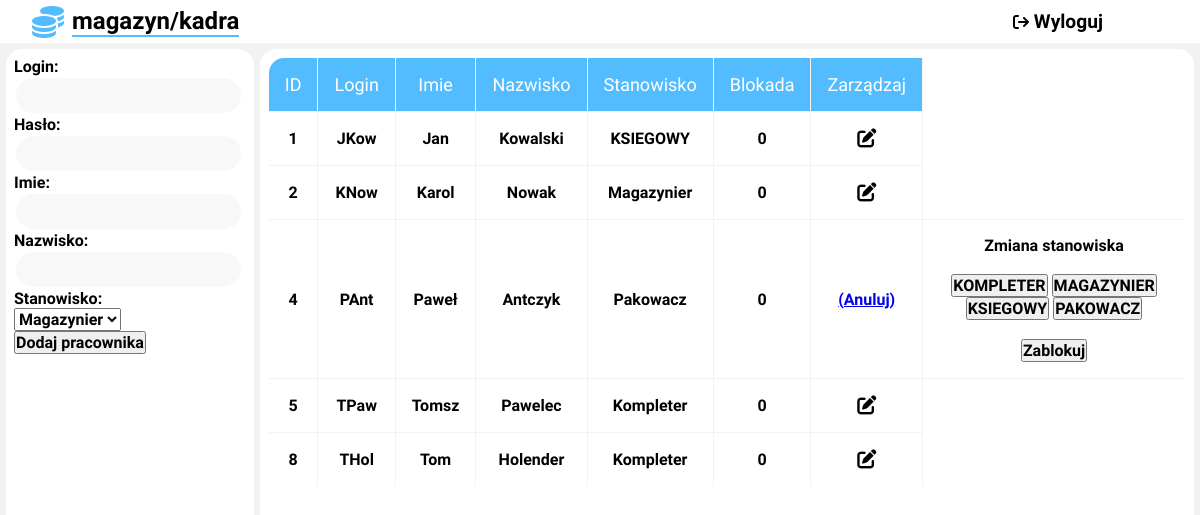
Page /mag/kadra.php?edit=4 on the committed database.
### tables this page shows
CREATE TABLE `pracownik` (
  `ID_PRACOWNIKA` int(11) NOT NULL,
  `IMIE` varchar(30) NOT NULL,
  `NAZWISKO` varchar(50) NOT NULL,
  `STANOWISKO` varchar(20) NOT NULL,
  `DATA_ZATRUDNIENIA` date NOT NULL,
  `HASLO` varchar(30) NOT NULL,
  `LOGIN` varchar(30) NOT NULL,
  `BLOKADA` tinyint(1) NOT NULL
);

### mag/kadra.php (the view, shortened to what this page needs)
<!DOCTYPE HTML>
<html>
<head>
	<link rel="stylesheet" type="text/css" href="style_kadra.css">
	<link rel="stylesheet" href="https://cdnjs.cloudflare.com/ajax/libs/font-awesome/6.1.0/css/all.min.css"/>
</head>
<body>
<div class="container">
<?php
$conn = mysqli_connect("localhost", "root", "", "magazyn");
mysqli_query($conn, 'SET NAMES utf8');
mysqli_query($conn, 'SET CHARACTER SET utf8');
mysqli_query($conn, "SET collation_connection = utf8_polish_ci");
?>
<div class="nav">
			<div class="logo">
				<i class="fa-solid fa-coins"></i>
				<h2>magazyn/kadra</h2>
			</div>
	<div class="nav_panel">
	<form action="klient.php" method="post">
			<button type="submit"><i class="fa-solid fa-arrow-right-from-bracket"></i> Wyloguj </button>
		</form>
	</div>
</div>
<div class="dodawanie">
	<form action="kadra-dodaj.php" method="post">
			Login:
			<br>
			<input type="text" name="login" required>
			<br>
			Hasło:
			<br>
			<input type="password" name="haslo"	required>
			<br>
			Imie:
			<br>
			<input type="text" name="imie" required>
			<br>
			Nazwisko:
			<br>
			<input type="text" name="nazwisko" required>
			<br>
			Stanowisko:
			<br>
			<select name="stanowisko" required>
			<option>Magazynier</option>
			</select>
			<button type="submit" value="Dodaj pracownika">Dodaj pracownika</button>
	</form>
</div>
<div class="panel">
	<table class="tab">
	<tr>
	<td><b>ID</b></td>
	<td><b>Login</b></td>
	<td><b>Imie</b></td>
	<td><b>Nazwisko</b></td>
	<td><b>Stanowisko</b></td>
	<td><b>Blokada</b></td>
	<td><b>Zarządzaj</b></td>
	</tr>
	<?php
		$result = mysqli_query($conn, "SELECT * FROM PRACOWNIK where STANOWISKO != 'Administrator'");
		while($row = mysqli_fetch_assoc($result))
		{
			$stan=$row['STANOWISKO'];
			$idu=$row['ID_PRACOWNIKA'];
			$log=$row['LOGIN'];
			$akt=$row['BLOKADA'];
			$im=$row['IMIE'];
			$naz=$row['NAZWISKO'];
			echo '<tr>';
			echo '<td>';
			echo $idu;
			echo '</td>';
			echo '<td>';
			echo $log;
			echo '</td>';
			echo '<td>';
			echo $im;
			echo '</td>';
			echo '<td>';
			echo $naz;
			echo '</td>';
			echo '<td>';
			echo $stan;
			echo '</td>';
			echo '<td>';
			echo $akt;
			echo '</td>';
			echo '<td>';
			if($_GET['edit'] == $idu)
			{
			echo '<a href="kadra.php?edit="';
			echo $idu;
			echo '"> (Anuluj)</a>';
			}
			else
			{
			echo '<a href="kadra.php?edit=';
			echo $idu;
			echo '"><i class="fa-solid fa-pen-to-square"></i></a>';
			}
			echo '</td>';
			if($_GET['edit']==$idu)
			{
			?>
			<td>
			<b class="nag2">Zmiana stanowiska</b>
			<br>
			<br>
			<form action="kadra-zmien.php" method="post">
			<button type="submit" name="upr" value="3">KOMPLETER</button>
			<button type="submit" name="upr" value="1">MAGAZYNIER</button>
			<button type="submit" name="upr" value="2">KSIEGOWY</button>
			<button type="submit" name="upr" value="4">PAKOWACZ</button>
			</form>
			<br>
			<form action="kadra-zmien.php" method="post">
			<?php
			if ($akt == 0) echo '<button type="submit" name="blok" value="0">Zablokuj</button>';
			else echo '<button type="submit" name="blok" value="1">Odblokuj</button>';
			echo '</form>';
		}
		}
	echo '</div>';
	?>
</div>
</body>
</html>

### mag/style_kadra.css (style rules this page uses)
* { font-family: 'Work Sans', sans-serif; font-weight: 600; font-size: medium; margin: 0; padding: 0; }
body { background: #f2f2f2; }
.container { display: grid; width: 100vw; min-height: 100vh; margin: 0; grid-gap: 6px; grid-template-columns: 1fr auto auto 1fr; grid-template-rows: auto 1fr; grid-template-areas: "nav nav nav nav" ". dodawanie panel ." ". dodawanie panel ."; }
.nav { grid-area: nav; background: white; color: black; display: grid; grid-template-columns: 1fr 1fr 1fr 1fr; grid-template-rows: repeat(4, auto) 1fr; grid-template-areas: "logo . . nav_panel" }
.logo { grid-area: logo; align-items: center; margin-left: 4vh; display: flex; float: left; text-align: left; width: 100%; color: black; }
.logo i { font-size: xx-large; font-weight: bolder; color: #52BCFF; }
.logo h2 { font-size: x-large; margin-left: 1vh; font-weight: bold; border-bottom: 2px solid #52BCFF; }
.nav_panel { grid-area: nav_panel; align-items: center; justify-content: center; display: flex; float: right; text-align: left; width: 100%; }
.nav_panel button { width: 100%; border:0.15em solid white; outline: none; justify-content: center; cursor: pointer; -webkit-appearance: none; font-weight: bold; font-size: larger; text-align: center; border-radius: 0.5rem; background-color: white; color: black; text-decoration: none; margin: 1vh; }
.dodawanie { grid-area: dodawanie; background: white; padding: 1vh; border-radius: 1rem; display: flex; justify-content: center; }
.dodawanie input { width: 90%; padding: 1vh; border:0.15em solid #FFFFFF; outline: none; justify-content: center; cursor: pointer; -webkit-appearance: none; font-weight: 600; font-size: medium; border-radius: 3rem; background-color: #F8F8F8; }
.panel { grid-area: panel; background: white; padding: 1vh; border-radius: 1rem; }
table { table-layout: fixed; border-collapse: collapse; border-radius: 1em; overflow: hidden; max-height: 400px; }
table, td, th { border: 1px solid #f2f2f2; }
table i { width: 100%; outline: none; justify-content: center; cursor: pointer; font-weight: bold; font-size: larger; text-align: center; color: black; }
td { padding: 1rem; text-align: center; align-items: center; }
tr:nth-child(1) { background-color: #52bcff; color: white; font-size: large; font-weight: lighter; border-radius: 1rem; }
tr:nth-child(1) b { font-size: large; font-weight: lighter; }

### rows in the picture
pracownik: ID_PRACOWNIKA "1", LOGIN "JKow", IMIE "Jan", NAZWISKO "Kowalski", STANOWISKO "KSIEGOWY", BLOKADA "0"
pracownik: ID_PRACOWNIKA "2", LOGIN "KNow", IMIE "Karol", NAZWISKO "Nowak", STANOWISKO "Magazynier", BLOKADA "0"
pracownik: ID_PRACOWNIKA "4", LOGIN "PAnt", IMIE "Paweł", NAZWISKO "Antczyk", STANOWISKO "Pakowacz", BLOKADA "0", shows "Zablokuj"
pracownik: ID_PRACOWNIKA "5", LOGIN "TPaw", IMIE "Tomsz", NAZWISKO "Pawelec", STANOWISKO "Kompleter", BLOKADA "0"
pracownik: ID_PRACOWNIKA "8", LOGIN "THol", IMIE "Tom", NAZWISKO "Holender", STANOWISKO "Kompleter", BLOKADA "0"
